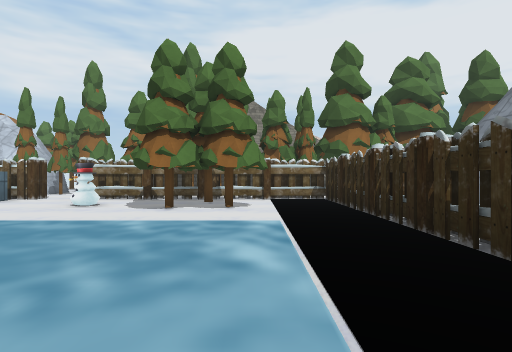
View 1 (above)

18 first-person views from a walk through a 3-D level made in the Unity game engine. The camera is 1.2 m above the floor, looks level and sees 80° across. The floor is counted in squares, 2 m on a side. Each view is taken from the middle of a square. On the plan, view 1 faces up. The plan holds only what a view shows up to about 9 squares ahead; the rest is blank. The player character is not drawn. Some animated figures are left out. Some surface patterns are stand-ins.

View 2
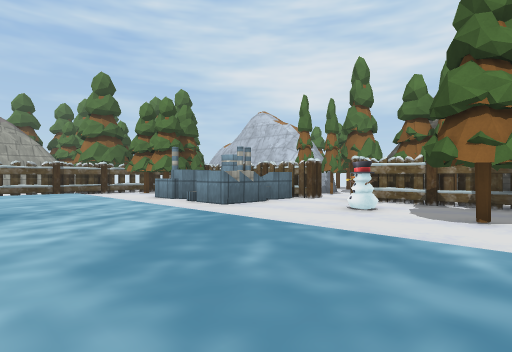

View 3
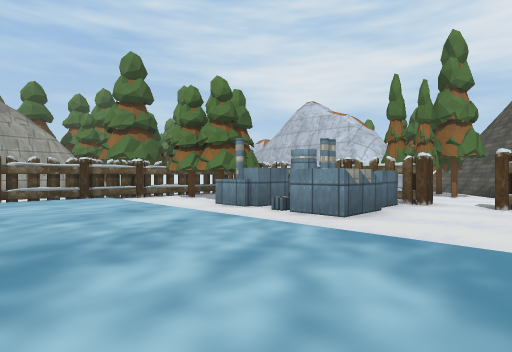

View 4
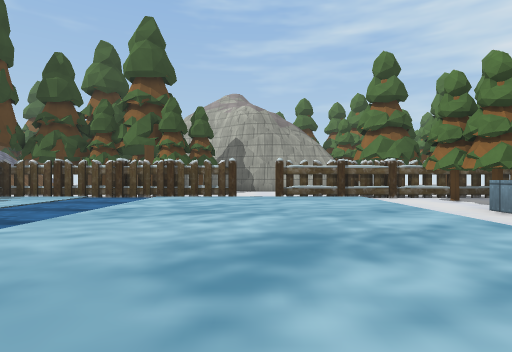

View 5
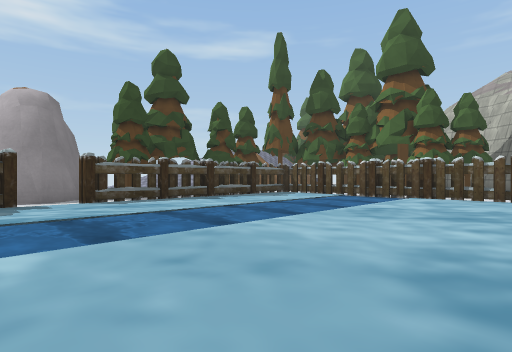

View 6
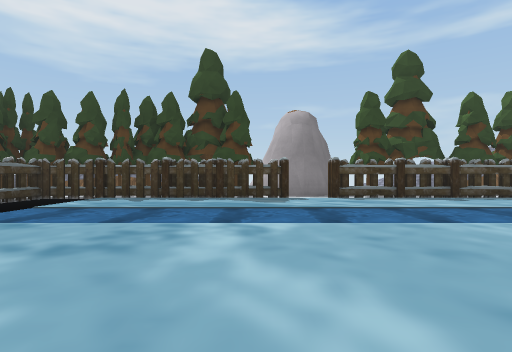

View 7
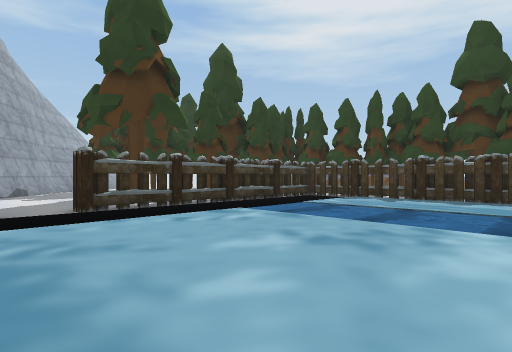

View 8
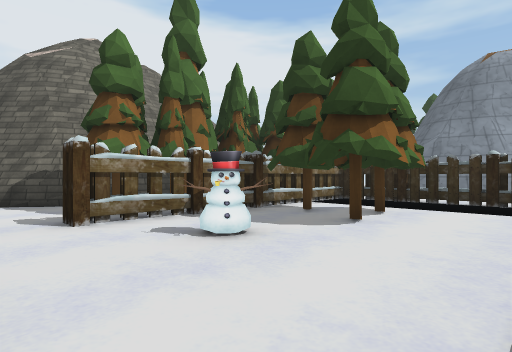

View 9
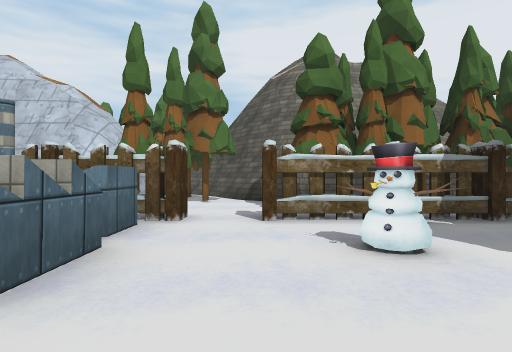

View 10
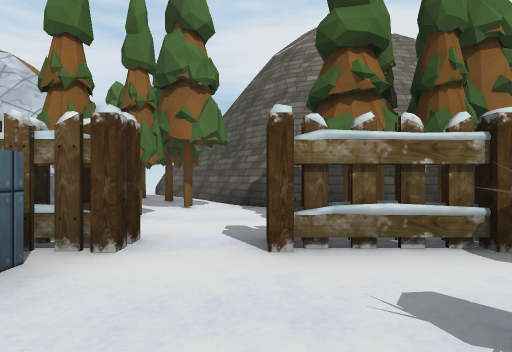

View 11
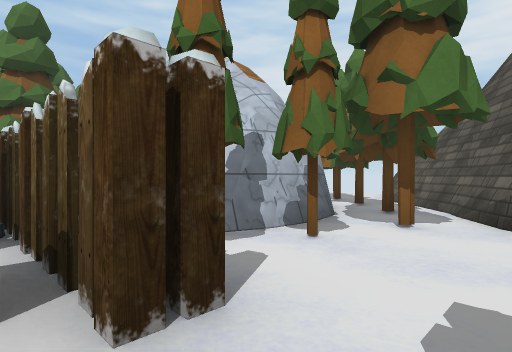

View 12
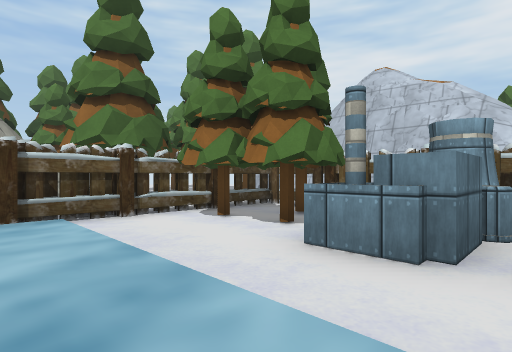

View 13
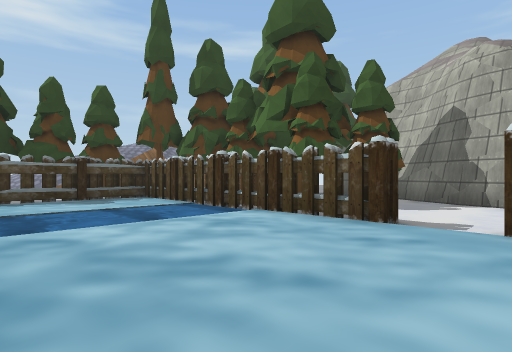

View 14
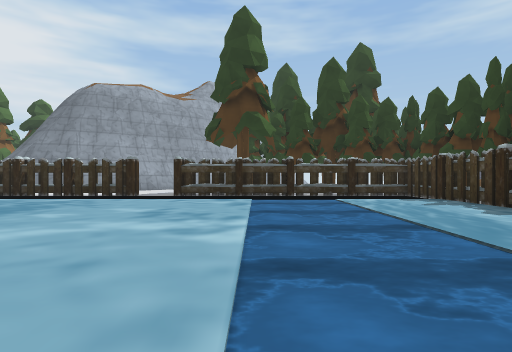

View 15
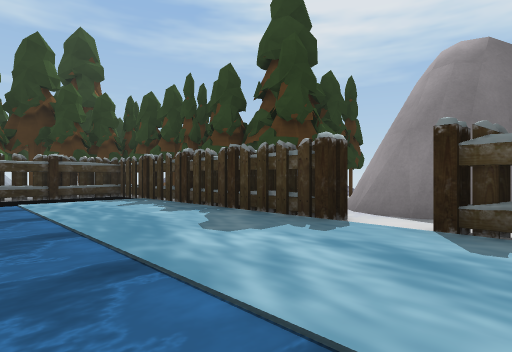

View 16
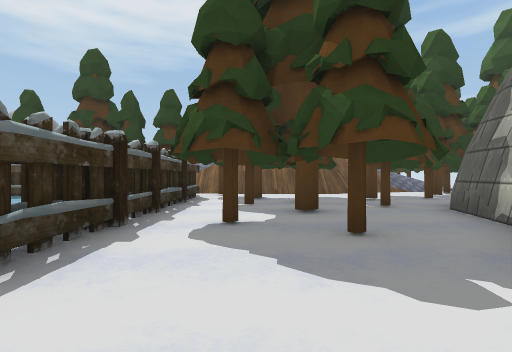

View 17
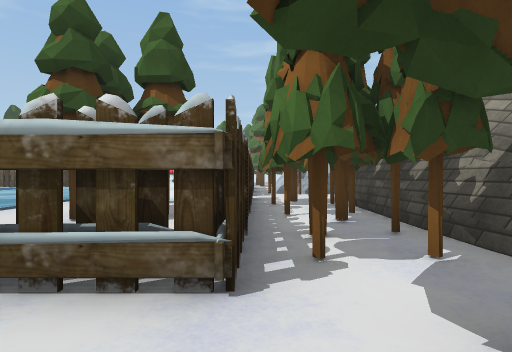

View 18
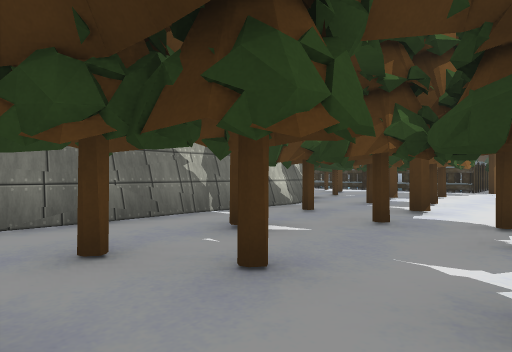

### Floor plan
Key: @ floor where view 1 was taken; # wall or solid block; x gap in a wall; . floor; / step, stairs or slope; = window, fence, low wall or low ledge; ~ water the walk can cross; ^ raised ledge; T tree; O other object.
Columns run from 26 left of view 1 to 8 right of it. Each row starts with its distance up from view 1.
 17                   #
 16                  .##
 15                 TTT##
 14                  #T##
 13                  ##T##
 12                   #=T#######
 11              ###  ##. #T#TT#
 10                   #T..TTTTTTTT
  9            T .#####Txx#T#T##T./
  8          OTT.#######....T#..#.
  7          OO  ###T^#...#.TT..#.#/#
  6        T   T.#TTT#.^....TTT.#.##
  5        TT#   #..............#..#
  4              #..............#
  3             .#..............#
  2            ..#..............#
  1         ##........................#
  0         #....#............@.#.....
 -1         #.T..#..............#.T
 -2         ..TTT#~~~~~~~~~~~~~.#
 -3        #..TTT#~~~~~~~~~~~~~.#
 -4 ########TTOTT#..............# T
 -5 ....###TTTTTT#..............#TT
 -6 TT..T.TTTTTT #.........##.###TT
 -7 TTTTTTTT.TT. ################ T
 -8 .TTTTT.T     TTT..TT###T.TTTO
 -9 .  TT            TT####.T TT
-10                        T
-11                        T

Where each view was taken, in squares from view 1:
view 1: 0 up, 0 right, facing up
view 2: 1 up, 1 left, facing up-left
view 3: 1 up, 4 left, facing up-left
view 4: 1 up, 4 left, facing left
view 5: 1 up, 4 left, facing down-left
view 6: 2 up, 4 left, facing down
view 7: 2 up, 4 left, facing down-right
view 8: 4 up, 6 left, facing up-right
view 9: 4 up, 5 left, facing up
view 10: 6 up, 5 left, facing up
view 11: 8 up, 5 left, facing up-left
view 12: 3 up, 8 left, facing up-left
view 13: 2 up, 9 left, facing down-left
view 14: 2 down, 7 left, facing right
view 15: 3 down, 7 left, facing down-right
view 16: 2 up, 15 left, facing down
view 17: 9 up, 4 right, facing left
view 18: 9 down, 26 left, facing up-right
